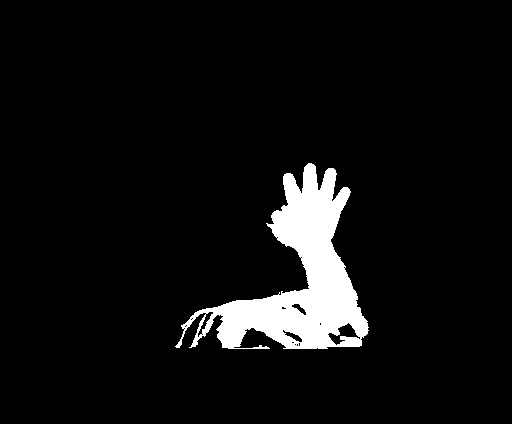
#> input picture results/silhouettes/01/UCDO/Test007/silhouette_087.png, 512 x 424 px, given in place of lsb1.png, which was not available
$ python data_reading.py
#> lines starting #> are read from the running program, lines starting #| are printed output that depends on the picture; after the words box and inside, x2 and y2 are one past the last pixel; in counts of white or black regions, pixels touching at a corner belong together; pictures that were not available may be replaced by others from this repository, and a replacement may not be noted
####### Importing Libraries
import numpy as np
import pandas as pd
import matplotlib.pyplot as plt
import skimage.io as skio
from PIL import Image
import skimage.transform as sktr
import cv2
import os
import gc

###### Defining Essentials
total_frames = 60 # 4s of video @ 15 fps. We will extract in total 61 frames but will
H = 224 # Resizing size of the Height Dimensions
W = 224 # Resizing size of the Width Dimensions

###### Frame Generation
def frame_gen(filepath,frame_num):

    """
    Function to Process Frames

    INPUTS:-
    1) filepath: Path to the Image Folder
    2) frame_num: The Index of the frame

    OUTPUTS:-
    1) op_frame: Output of frame Processing
    """
#> called with filepath = './Test007', frame_num = 1

    ##### Image Path
    filepath_lsb = filepath+'/lsb'+'/lsb'+str(frame_num)+'.png'
    filepath_msb = filepath+'/msb'+'/msb'+str(frame_num)+'.png'

    ##### Image Reading
    #### LSB File
    img_lsb = cv2.cvtColor(cv2.imread(filepath_lsb), cv2.COLOR_BGR2GRAY)
#> img_lsb: shape (424, 512); 6.2% white; 1 white region, box (x1, y1, x2, y2) and area: (175, 163, 369, 349) 13389

    #### MSB File
    ### File-Reading
    img_msb = cv2.imread(filepath_msb)[:,:,0]

    ### File-Conversion
    img_msb_list = [] # List to store updated MSB Image

    for i in range(img_msb.shape[0]):

        img_msb_row_curr = [] # List to store values

        for j in range(img_msb.shape[1]):

            img_msb_curr = img_msb[i,j] # Current Image
            img_msb_curr_bin = np.binary_repr(img_msb_curr) # Binary Representation

            for k in range(8): # Number of Indexes to be added

                img_msb_curr_bin = img_msb_curr_bin + '0' # Appending 0s at the end to make it 16 bit

            img_msb_row_curr.append(int(img_msb_curr_bin,2))

        img_msb_list.append(img_msb_row_curr)
#> after the loop, img_msb_list = 424 items

    img_msb = np.array(img_msb_list)

    #### LSB-MSB Combination
    op_frame = np.double(img_lsb) + np.double(img_msb)
    op_frame = (op_frame/256).astype('uint8')
    op_frame = op_frame[150:400,200:450] # Cropping the Frame Adequately
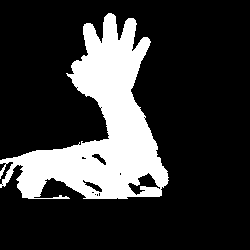
#> op_frame: shape (250, 250); 21% white; 1 white region, box (x1, y1, x2, y2) and area: (0, 13, 169, 199) 13139
    op_frame = cv2.resize(op_frame, (224,224),  interpolation = cv2.INTER_NEAREST_EXACT) # Resizing the Ouptut Frame
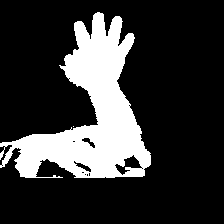
#> op_frame: shape (224, 224); 21% white; 2 white regions (1 under 20 px), largest, box (x1, y1, x2, y2) and area: (0, 12, 151, 178) 10559
    return op_frame

###### Background Substraction
def bg_substractor(frame,bg_frame,threshold):

    """
    Function to Substract Background

    INPUTS:-
    1) frame: Frame from which Background is to be substracted
    2) bg_frame: Background Frame
    3) threshold: Threshold for Foreground Mask

    OUTPUTS:-
    1) op_frame: Output of frame Processing
    """

    fg_mask = ((bg_frame - frame) > threshold) # Foreground Mask
    op_frame = np.multiply(frame,fg_mask) # Mask Application
    return op_frame

###### Optical Flow Estimation
def optical_flow_estimator(video_seq):

    """
    Estimating Franeback Flow for Video Sequence

    INPUTS:-
    1) video_seq: Input video sequence of shape (T,H,W) in this case

    OUTPUTS:-
    1) flow_op: Output Flow of the shape (T,H,W,2).
                Here two channels correspond to Magnitude and Direction of the Flow
    """

    ##### Defining Essentials
    flow_op = [] # List to store Flow Outputs
    frames_total = int(video_seq.shape[0]) # A Count on total number of flows in the Video Sequence

    ##### Iterating till Tth from the first Frame
    for frame_idx in range(1,frames_total):

        frame_curr = video_seq[frame_idx] # Current Frame
        frame_prev = video_seq[frame_idx-1] # Previous Frame

        flow = cv2.calcOpticalFlowFarneback(frame_prev, frame_curr, None, 0.5, 3, 15, 3, 5, 1.2, 0) # Optical Flow Extraction
        mag, dir = cv2.cartToPolar(flow[...,0],flow[...,1]) # Magnitude and Direction of Flow
        mag = cv2.normalize(mag, None, 0, 255, cv2.NORM_MINMAX) # Scaling the Magnitude
        dir = dir*180/np.pi/2 # Scaling the Directional Flow
        flow = np.stack([mag,dir],axis=-1) # Stacking the Arrays
        flow_op.append(flow) # Appending the Flow

    return np.array(flow_op)

###### Symboitic Feature Maps
def symbiotic_extractor(video_seq):

    """
    Estimating Franeback Flow for Video Sequence

    INPUTS:-
    1) video_seq: Input video sequence of shape - (T,H,W) in this case

    OUTPUTS:-
    1) symb_op: Symbiotic Feature of shape - (T,H,W).
    """
    ##### Defining Essentials
    symb_op = [] # List to store Sym Outputs
    frames_total = int(video_seq.shape[0]) # A Count on total number of flows in the Video Sequence

    ##### Iterating till Tth from the First Frame
    for frame_idx in range(1,frames_total):

        frame_curr = video_seq[frame_idx] # Current Frame
        frame_prev = video_seq[frame_idx-1] # Previous Frame
        frame_curr = frame_curr - frame_prev # Symbiotic Feature Extraction
        symb_op.append(frame_curr) # Appending it to the list

    return np.array(symb_op)

###### Gesture Sequence Generator
def gesture_seq_gen(folder_path,threshold):

    """
    Function to return a Gesture Sequence from the Folder Path

    INPUTS:-
    1) folder_path: Path to the Input Folder
    2) threshold: Background substraction threshold0

    OUTPUTS:-
    gesture_seq: Output Sequence of the Gesture
    """

    ##### Defining Essentials
    gesture_seq = [] # List to store frames
    bg_frame = frame_gen(folder_path,1) # Background Frame
    total_frames = len(os.listdir(folder_path+'./lsb')) # Computing Total Number of Frames

    ##### Iterating over the Folder
    for frame_idx in range(1,total_frames,2): # Dropping the First Frame, stepping@ 15fps instead of 30

        frame_curr = frame_gen(folder_path,frame_idx+1) # Getting the Current Frame
        frame_curr = bg_substractor(frame_curr,bg_frame,threshold) # Background Substraction
        gesture_seq.append(frame_curr)

    ##### Frame-Rate Adjustments
    total_frames_curr = len(gesture_seq) # Total Number of Frames in the Gesture Sequence

    if(total_frames_curr < 61): # Zero-Padding: If frames are less than 61

        for f_rem in range(61 - len(gesture_seq)):
            frame_add = np.zeros((224,224),dtype=np.double) # Frame to be Added
            gesture_seq.append(frame_add)

        gesture_seq = np.array(gesture_seq)

    elif(len(gesture_seq) >= 61): # Z

        gesture_seq = np.array(gesture_seq)[:61] # Slicing: If frames are greater than or equal to 61

    return gesture_seq

##### Testing
#### Flow Extraction
folder_path = './Test007'
gesture_seq_op = gesture_seq_gen(folder_path,5)
gesture_flow_op = optical_flow_estimator(gesture_seq_op)
gesture_symb_op = symbiotic_extractor(gesture_seq_op)

#### Symbiotic Feature Visualization
for frame_idx in range(total_frames):

    fig, (ax1,ax2) = plt.subplots(1,2)
    ax1.imshow(gesture_seq_op[frame_idx])
    ax2.imshow(gesture_symb_op[frame_idx])
    plt.show()
#> this loop made 60 passes
#> pass 1, `plt.show()`:
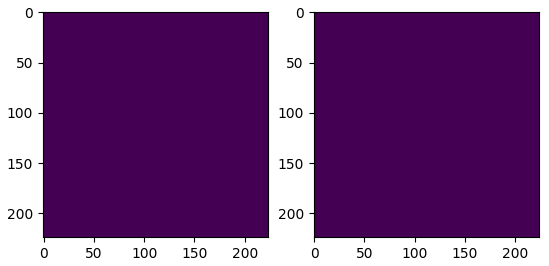
#> figure drawn by matplotlib, 2 panels

# [16 lines of commented-out code are left out]
